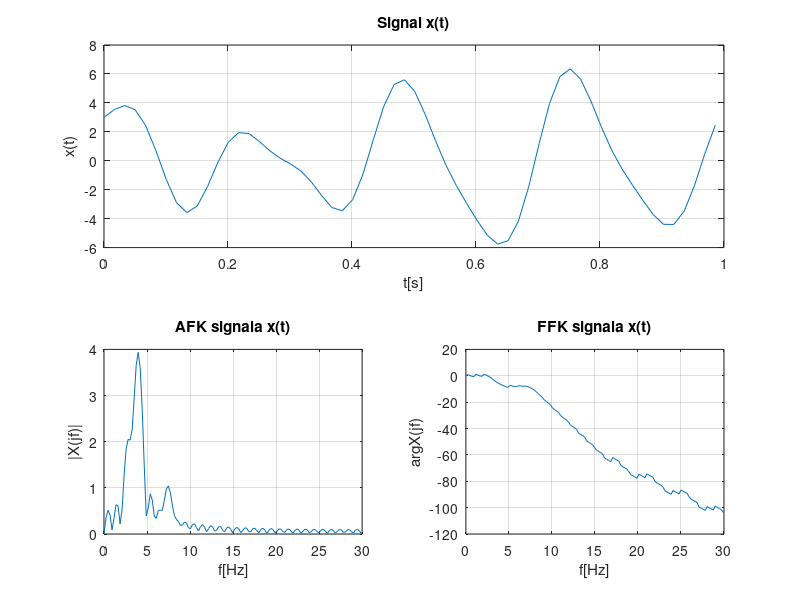

The MATLAB script that drew this image:
clear all; close all; clc;

Fs = 4*2*47/(2*pi);
Ts = 1/Fs;
t = 0:Ts:1;
x = 2*sin(18*t) + 4*cos(25*t) - cos(47*t);
N = 4*2^nextpow2(length(x));
X = fft(x,N)/length(x);
X1 = abs(X(1:N/2+1));
X1(2:N/2+1) = 2*X1(2:N/2+1);
Xphase = unwrap(angle(X(1:N/2+1)));
f1 = 0:Fs/N:Fs/2;

figure(1)
  subplot(2,2,1:2)
    plot(t,x);
    xlabel('t[s]'); ylabel('x(t)'); title('Signal x(t)'); grid on;
  subplot(2,2,3)
    plot(f1,X1);
    xlabel('f[Hz]'); ylabel('|X(jf)|'); title('AFK signala x(t)'); grid on;
  subplot(2,2,4)
    plot(f1,Xphase);
    xlabel('f[Hz]'); ylabel('arg{X(jf)}'); title('FFK signala x(t)'); grid on;